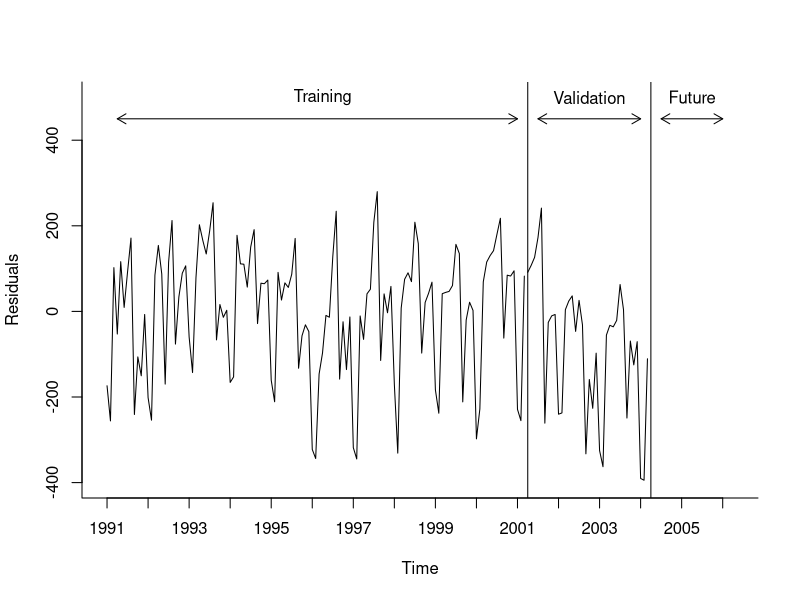

Write the R code that produced this figure.
library(forecast)

Amtrak.data <- read.csv("Amtrak data.csv")
ridership.ts <- ts(Amtrak.data$Ridership, start = c(1991, 1), end = c(2004, 3), freq = 12)

stepsAhead <- 36
nTrain <- length(ridership.ts) - stepsAhead
train.ts <- window(ridership.ts, start = c(1991, 1), end = c(1991, nTrain))
valid.ts <- window(ridership.ts, start = c(1991, nTrain + 1), end = c(1991, nTrain + stepsAhead))
ridership.lm <-  tslm(train.ts ~ trend + I(trend^2))
ridership.lm.pred <- forecast(ridership.lm, h = stepsAhead, level = 0)

# Figure 3-3
plot(ridership.lm.pred$residuals, ylim = c(-400, 500),  ylab = "Residuals", xlab = "Time", bty = "l", xaxt = "n", xlim = c(1991,2006.25), main = "")
axis(1, at = seq(1991, 2006, 1), labels = format(seq(1991, 2006, 1)))
lines(valid.ts - ridership.lm.pred$mean, lwd = 1)
lines(c(2004.25 - 3, 2004.25 - 3), c(-500, 3500))
lines(c(2004.25, 2004.25), c(-500, 3500))
text(1996.25, 500, "Training")
text(2002.75, 500, "Validation")
text(2005.25, 500, "Future")
arrows(2004 - 3, 450, 1991.25, 450, code = 3, length = 0.1, lwd = 1,angle = 30)
arrows(2004.5 - 3, 450, 2004, 450, code = 3, length = 0.1, lwd = 1,angle = 30)
arrows(2004.5, 450, 2006, 450, code = 3, length = 0.1, lwd = 1, angle = 30)